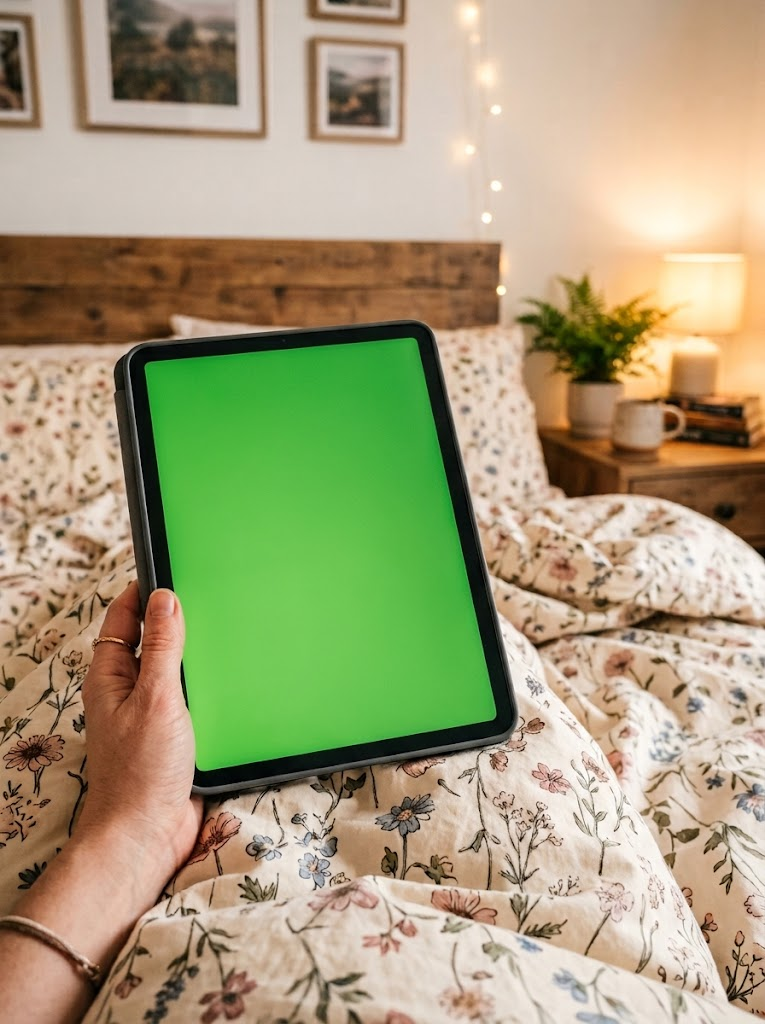
#> input picture bg_ipad.jpg, 765 x 1024 px
$ python -i build_1389_carousels.py   (imports and definitions only)
#> lines starting #> are read from the running program, lines starting #| are printed output that depends on the picture
#!/usr/bin/env python3
"""
1389 — «top 5 websites [to cure your] boredom (#4 is my favorite)»: копия рефа @farahzzrs (downloads/1389/ref),
6 слайдов 3:4 (1080×1440). Фон — фактура воды (Pinterest, output/1389_pool/bg_water) со звёздочками; на слайдах 2–6:
адресная строка Safari → розовый iMac со скрином сайта → меню «Copy / Select All / Look Up» → белая карточка-окно
(светофор, номер и название, описание) и курсор. Наш клиент — слайд 5, Drops (drops.game).
Тексты — дословно из ТЗ, всё внутри безопасной рамки 3:4 (core/safe_zones).

Скрины сайтов: downloads/1389/shots/<site>_*.png|jpg (capture_1389_sites.py + встроенный браузер).

  python build_1389_carousels.py --test                       # 2 карусели + QA → output/1389_test
  python build_1389_carousels.py -n 200 --flat output/1389_200
"""

from __future__ import annotations

import argparse
import json
import random
import shutil
import sys
from pathlib import Path

import numpy as np
from PIL import Image, ImageDraw, ImageFilter, ImageFont, ImageOps

ROOT = Path(__file__).resolve().parent
sys.path.insert(0, str(ROOT))
from core.safe_zones import check_box, draw_overlay  # noqa: E402
from core.text_shadow import add_shadow  # noqa: E402

W, H = 1080, 1440
SHOTS = ROOT / "downloads" / "1389" / "shots"
BG = ROOT / "output" / "1389_pool" / "bg_pick"   # строгий отбор из bg_water/_full (оригиналы)
F_BOLD, F_SEMI = ROOT / "fonts" / "inter" / "Inter-Bold.ttf", ROOT / "fonts" / "inter" / "Inter-SemiBold.ttf"
F_MED, F_REG = ROOT / "fonts" / "inter" / "Inter-Medium.ttf", ROOT / "fonts" / "inter" / "Inter-Regular.ttf"
EXT = (".jpg", ".jpeg", ".png", ".webp")

BEZEL = (246, 243, 241)
# Пастельные цвета iMac: корпус/подбородок, ножка, текст метки, подложка метки
PALETTES = {
    "pink": {"body": (236, 182, 192), "dark": (214, 150, 163), "fg": (214, 74, 108), "bg": (250, 214, 223)},
    "peach": {"body": (247, 192, 152), "dark": (226, 162, 120), "fg": (214, 96, 36), "bg": (253, 225, 203)},
    "butter": {"body": (245, 219, 142), "dark": (222, 191, 108), "fg": (178, 118, 0), "bg": (252, 238, 188)},
    "sky": {"body": (178, 205, 235), "dark": (146, 176, 212), "fg": (36, 100, 196), "bg": (214, 230, 250)},
    "lilac": {"body": (206, 194, 238), "dark": (178, 164, 216), "fg": (110, 78, 200), "bg": (233, 226, 251)},
}
PAL = PALETTES["pink"]


# [11 lines left out: function bg_palettes, not called in this run]
INK, INK2 = (20, 20, 22), (70, 70, 74)

SITES = [  # (ключ скринов, домен в адресной строке, заголовок ТЗ, описание ТЗ)
    ("neal", "neal.fun", "1. Neal.fun",
     "a collection of tiny interactive games and weird experiments you can lose an hour in"),
    ("radio", "radio.garden", "2. Radio Garden", "spin a globe and listen to live radio from anywhere in the world"),
    ("window", "window-swap.com", "3. Window Swap", "look out of strangers' windows from around the world"),
    ("drops", "drops.game", "4. Drops",
     "upload any song and it builds a playable game around its tempo and mood, free to start and plays right in the browser"),
    ("patatap", "patatap.com", "5. Patatap", "press any key to make sounds and animations, weirdly relaxing"),
]


def font(path: Path, px: int) -> ImageFont.FreeTypeFont:
    return ImageFont.truetype(str(path), px)


# [25 lines left out: functions text_img, wrap, not called in this run]


def rounded(size, r, fill) -> Image.Image:
    s = 3
    im = Image.new("RGBA", (size[0] * s, size[1] * s), (0, 0, 0, 0))
    ImageDraw.Draw(im).rounded_rectangle((0, 0, size[0] * s - 1, size[1] * s - 1), r * s, fill=fill)
    return im.resize(size, Image.Resampling.LANCZOS)


def shadowed(el: Image.Image, blur=14, opacity=0.35, offset=(0, 8)) -> tuple[Image.Image, int]:
    pad = 40
    return add_shadow(el, blur=blur, opacity=opacity, offset=offset, grow=1, pad=pad), pad


# [60 lines left out: functions tag, star, stars, background, address_bar, not called in this run]


def imac(shot: Path) -> Image.Image:
    """Розовый iMac: светлая рамка экрана со скрином, розовый подбородок, ножка."""
#> called with shot = 'bg_ipad.jpg'
    sw, sh = 680, 383
    bz = 16
    W_, H_ = sw + 2 * bz, sh + 2 * bz + 100 + 70
    out = Image.new("RGBA", (W_, H_), (0, 0, 0, 0))
#> out: PIL image 712x585 RGBA; every value is 0
    stand = Image.new("RGBA", (W_, H_), (0, 0, 0, 0))
    ImageDraw.Draw(stand).polygon([(W_ / 2 - 80, sh + 2 * bz + 80), (W_ / 2 + 80, sh + 2 * bz + 80),
                                   (W_ / 2 + 92, H_), (W_ / 2 - 92, H_)], fill=PAL["dark"] + (255,))
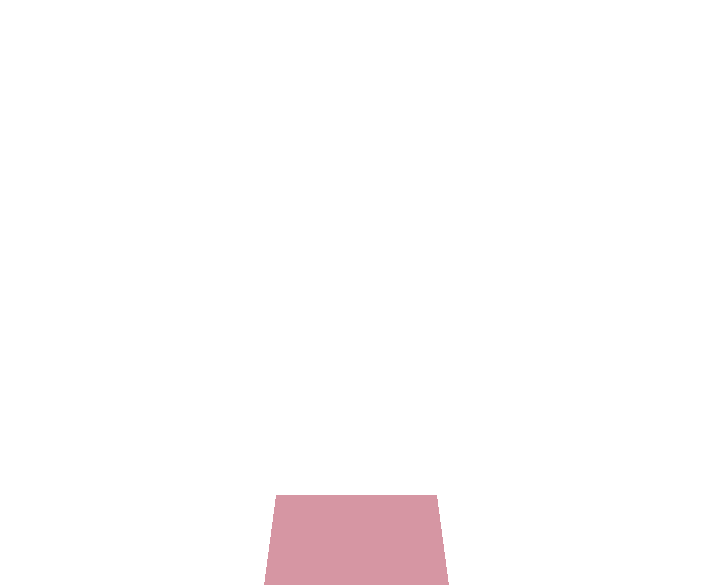
#> stand: PIL image 712x585 RGBA; mean R, G, B, A 8, 5.6, 6.1, 9.5; transparent parts drawn white
    out.alpha_composite(stand)
    body = rounded((W_, sh + 2 * bz + 100), 22, PAL["body"] + (255,))
#> in rounded, `im = Image.new("RGBA", (size[0] * s, size[1] * s), (0, 0, 0, 0))`: im: PIL image 2136x1545 RGBA; every value is 0
#> in rounded, `return im.resize(size, Image.Resampling.LANCZOS)`:
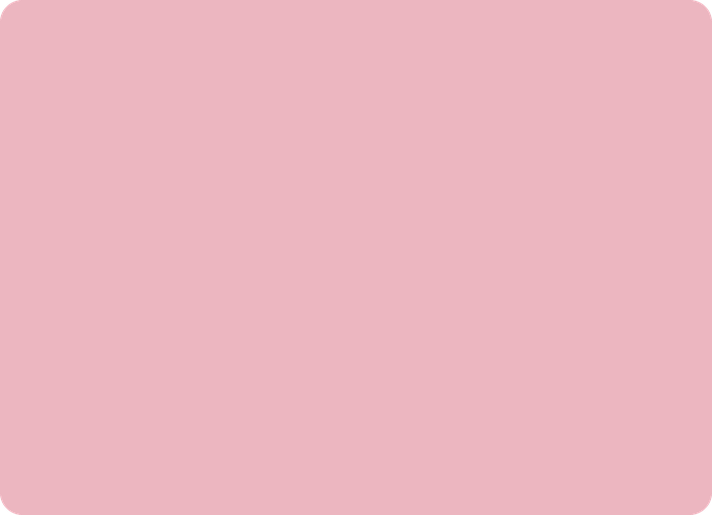
#> returned value: PIL image 712x515 RGBA; mean R, G, B, A 235.8, 181.9, 191.9, 254.7; transparent parts drawn white
    ImageDraw.Draw(body).rectangle((0, 0, W_, sh + 2 * bz - 1), fill=BEZEL + (255,))
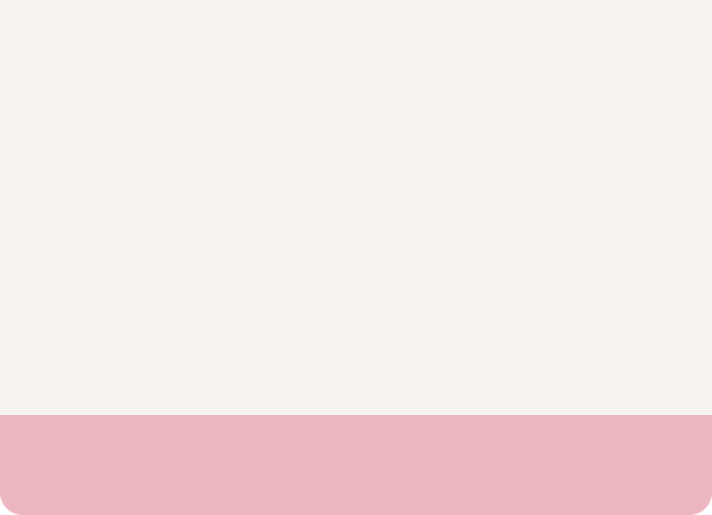
#> body: PIL image 712x515 RGBA; mean R, G, B, A 244, 231.1, 231.4, 254.9; transparent parts drawn white
    m = rounded((W_, sh + 2 * bz + 100), 22, (255, 255, 255, 255)).getchannel("A")
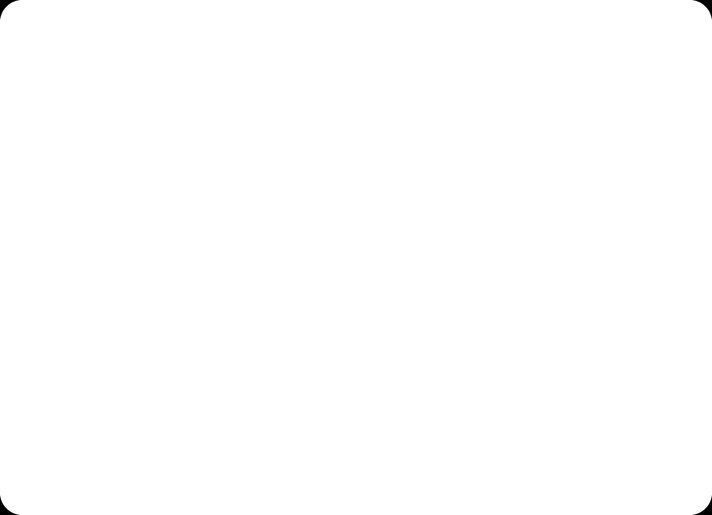
#> m: PIL image 712x515 L; min 0, max 255, mean 254.7
    body.putalpha(m)
    out.alpha_composite(body)
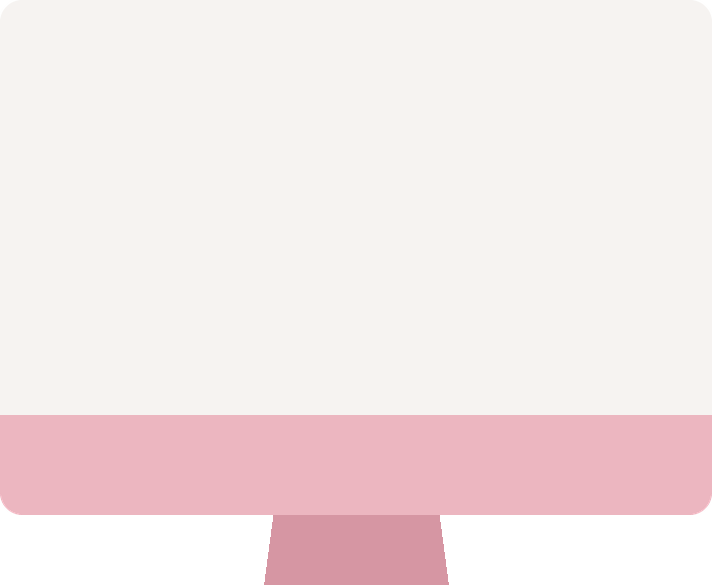
#> out: PIL image 712x585 RGBA; mean R, G, B, A 221, 207.8, 208.4, 231.8; transparent parts drawn white
    d = ImageDraw.Draw(out)
    d.ellipse((W_ / 2 - 3, 5, W_ / 2 + 3, 11), fill=(60, 60, 64))
    scr = ImageOps.fit(ImageOps.exif_transpose(Image.open(shot)).convert("RGB"), (sw, sh), Image.Resampling.LANCZOS,
                       centering=(0.5, 0.0))
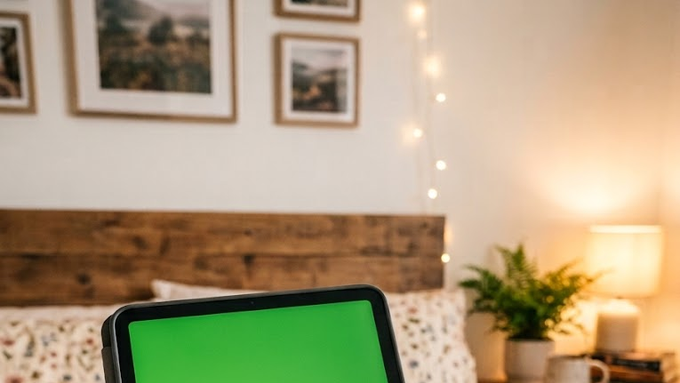
#> scr: PIL image 680x383 RGB; mean R, G, B 173.5, 157.5, 125.1
    scr = scr.filter(ImageFilter.UnsharpMask(radius=1.0, percent=40, threshold=2))
    out.paste(scr, (bz, bz))
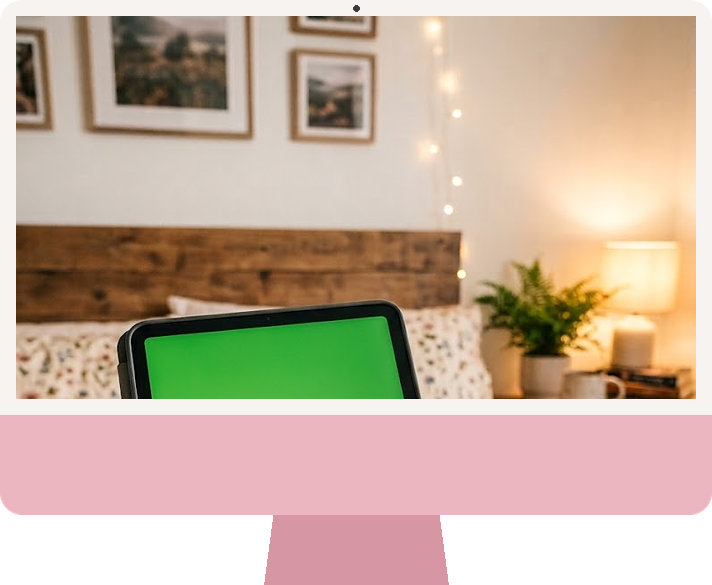
#> out: PIL image 712x585 RGBA; mean R, G, B, A 175.7, 154.3, 136, 231.8; transparent parts drawn white
    return out


# [199 lines left out: functions menu_pill, card, cursor, slide_site, slide_cover, libs and 1 more, not called in this run]


# [2 lines not run here, left out]

>>> result = imac('bg_ipad.jpg')

$ run again, on snaptik-app-7570862508492213526-slide-3.jpg
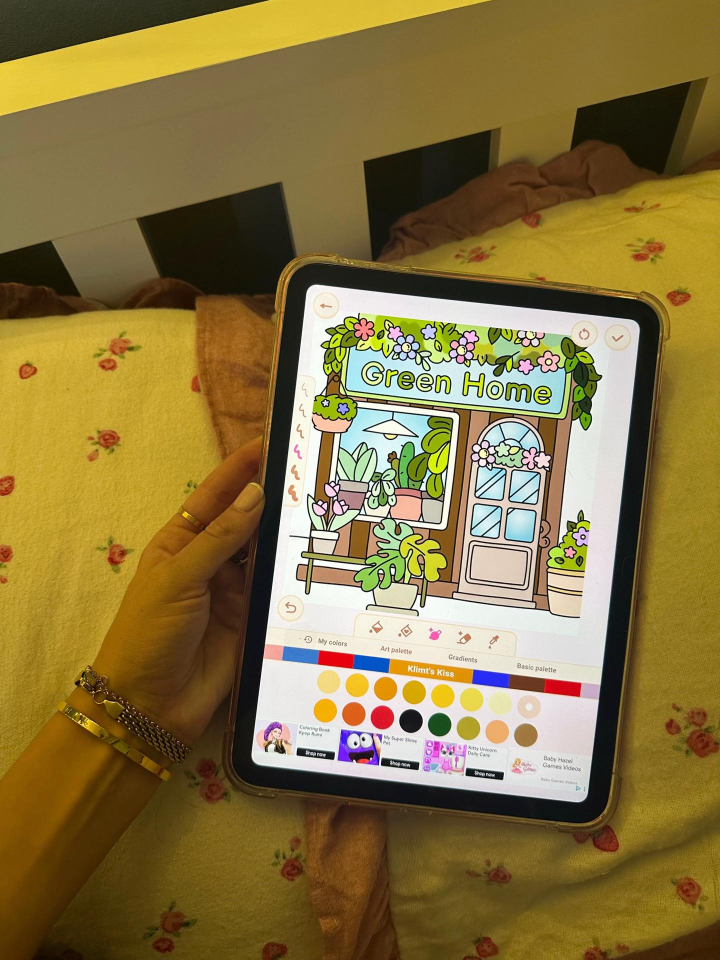
#> input picture snaptik-app-7570862508492213526-slide-3.jpg, 1440 x 1920 px (shown at 1/2 size)
#> in imac, `scr = ImageOps.fit(ImageOps.exif_transpose(Image.open(shot)).convert("..`:
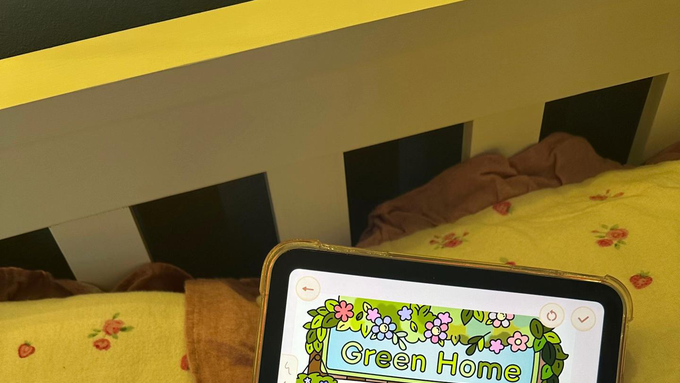
#> scr: PIL image 680x383 RGB; mean R, G, B 129.5, 111.8, 56
#> in imac, `out.paste(scr, (bz, bz))`:
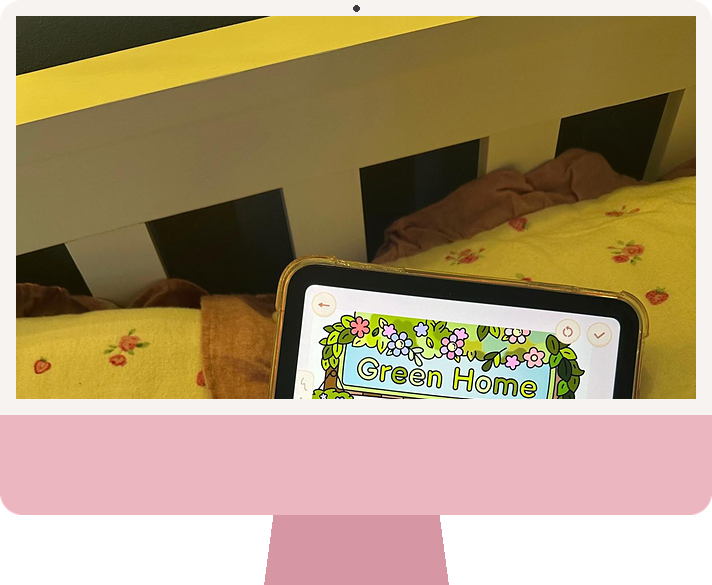
#> out: PIL image 712x585 RGBA; mean R, G, B, A 148.2, 125.7, 92.8, 231.8; transparent parts drawn white
